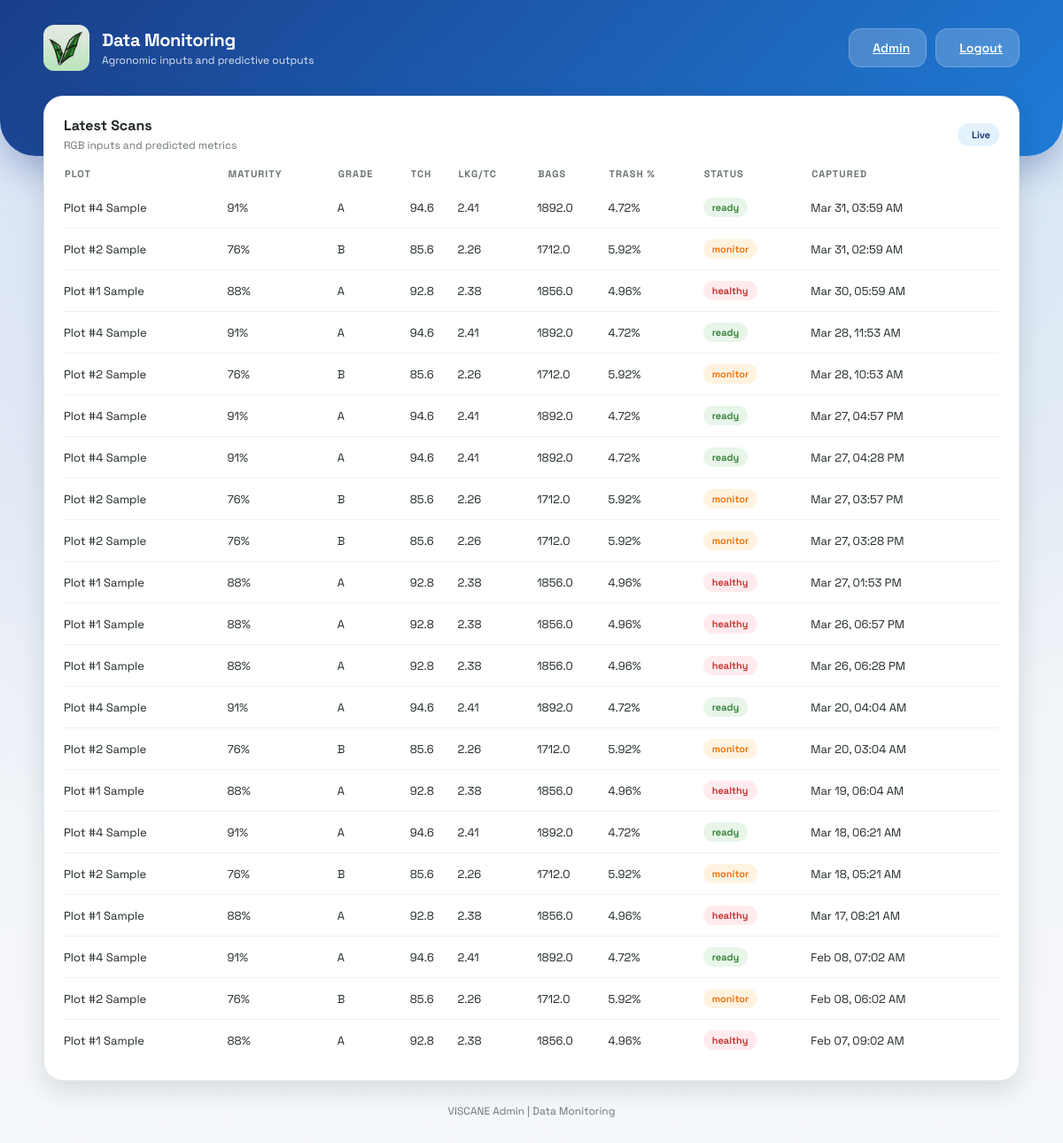
Before: /admin/monitoring (signed in) with the older database file.
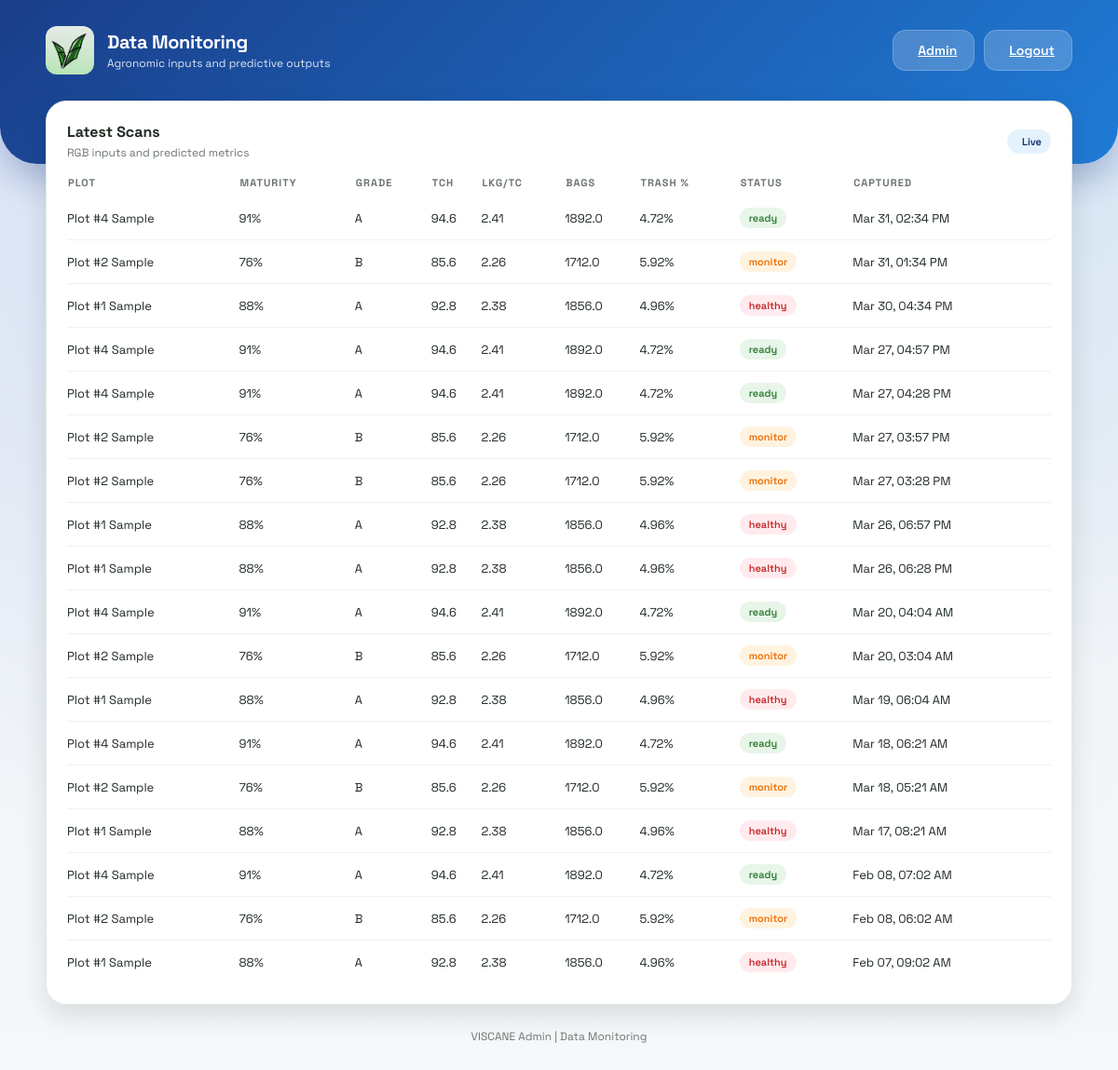
After: the same page with the newer database file.
### models.py (models this page shows)
class Scan(db.Model):
    id = db.Column(db.Integer, primary_key=True)
    user_id = db.Column(db.Integer, db.ForeignKey('user.id', ondelete='CASCADE'), nullable=False)
    plot_name = db.Column(db.String(80), nullable=False)
    grade = db.Column(db.String(2), nullable=False)
    maturity_pct = db.Column(db.Integer, nullable=False)
    status = db.Column(db.String(20), nullable=False, default='pending')
    created_at = db.Column(db.DateTime, default=datetime.utcnow, nullable=False)
    user = db.relationship('User', backref=db.backref('scans', lazy=True, cascade='all, delete-orphan'))

### app.py (the view)
@app.route('/admin/monitoring')
@login_required
def admin_monitoring():
    scans = Scan.query.order_by(Scan.created_at.desc()).limit(50).all()
    monitoring_rows = []
    for scan in scans:
        tch, lkg_tc, trash_pct = estimate_scan_metrics(scan)
        bags = round(tch * 20, 2)
        monitoring_rows.append({
            "plot_name": scan.plot_name,
            "grade": scan.grade,
            "maturity_pct": scan.maturity_pct,
            "status": scan.status,
            "tch": tch,
            "lkg_tc": lkg_tc,
            "bags": bags,
            "trash_pct": trash_pct,
            "created_at": scan.created_at
        })
    return render_template('admin_monitoring.html', rows=monitoring_rows, current_admin=get_current_admin())

### app.py (called while the page is built)
def login_required(view):
    @wraps(view)
    def wrapped(*args, **kwargs):
        if not session.get('admin_id'):
            return redirect(url_for('admin_login'))
        return view(*args, **kwargs)
    return wrapped

def get_current_admin():
    admin_id = session.get('admin_id')
    if not admin_id:
        return None
    admin = Admin.query.get(admin_id)
    if not admin or admin.is_archived:
        return None
    return admin

def estimate_scan_metrics(scan):
    maturity = scan.maturity_pct or 0
    estimated_tch = round(40 + (maturity * 0.6), 2)
    estimated_lkg_tc = round(1.5 + (maturity * 0.01), 2)
    estimated_trash_pct = round(max(2, 12 - (maturity * 0.08)), 2)
    return estimated_tch, estimated_lkg_tc, estimated_trash_pct

### templates/admin_monitoring.html (shortened to what this page needs)
<!DOCTYPE html>
<html lang="en">
<head>
    <link rel="stylesheet" href="{{ url_for('static', filename='style.css') }}">
</head>
<body class="admin-layout">
    <header class="dashboard-header">
        <div class="header-content">
            <div class="brand">
                <div class="brand-icon">
                    <img src="{{ url_for('static', filename='logo.jpg') }}" alt="VISCANE Logo" style="width: 100%; height: 100%; object-fit: cover; border-radius: 12px;">
                </div>
                <div>
                    <p class="brand-title">Data Monitoring</p>
                    <p class="brand-subtitle">Agronomic inputs and predictive outputs</p>
                </div>
            </div>
            <div class="header-actions">
                <a class="btn light" href="/admin">
                    Admin
                </a>
                <a class="btn light" href="/admin-logout">
                    Logout
                </a>
            </div>
        </div>
    </header>
    <main class="dashboard-container fade-in">
        <section class="panel">
            <div class="panel-header">
                <div>
                    <h3 class="panel-title">Latest Scans</h3>
                    <p class="panel-subtitle">RGB inputs and predicted metrics</p>
                </div>
                <span class="badge">Live</span>
            </div>
            <table class="data-table">
                <thead>
                    <tr>
                        <th>Plot</th>
                        <th>Maturity</th>
                        <th>Grade</th>
                        <th>TCH</th>
                        <th>LKG/TC</th>
                        <th>Bags</th>
                        <th>Trash %</th>
                        <th>Status</th>
                        <th>Captured</th>
                    </tr>
                </thead>
                <tbody>
                    {% if rows %}
                        {% for row in rows %}
                            <tr>
                                <td>{{ row.plot_name }}</td>
                                <td>{{ row.maturity_pct }}%</td>
                                <td>{{ row.grade }}</td>
                                <td>{{ row.tch }}</td>
                                <td>{{ row.lkg_tc }}</td>
                                <td>{{ row.bags }}</td>
                                <td>{{ row.trash_pct }}%</td>
                                <td>
                                    <span class="tag {% if row.status == 'ready' %}success{% elif row.status == 'monitor' %}warning{% else %}alert{% endif %}">
                                        {{ row.status }}
                                    </span>
                                </td>
                                <td>{{ row.created_at.strftime('%b %d, %I:%M %p') }}</td>
                            </tr>
                        {% endfor %}
                    {% else %}
                        <tr>
                            <td colspan="9">No scan data available.</td>
                        </tr>
                    {% endif %}
                </tbody>
            </table>
        </section>
        <div class="footer-link">VISCANE Admin | Data Monitoring</div>
    </main>
</body>
</html>

### static/style.css (style rules this page uses)
:root { --glass-bg: rgba(255, 255, 255, 0.15); --glass-border: rgba(255, 255, 255, 0.2); --primary-green: #43A047; --neutral-0: #ffffff; --neutral-50: #f6f8f5; --neutral-100: #eef2ee; --neutral-200: #e3e9e5; --neutral-500: #6b756f; --neutral-900: #1f2a22; --radius-lg: 22px; --radius-md: 16px; --shadow-md: 0 12px 28px rgba(19, 32, 24, 0.12); --shadow-lg: 0 18px 45px rgba(19, 32, 24, 0.18); }
* { box-sizing: border-box; }
body { margin: 0; font-family: "Space Grotesk", sans-serif; background-image: linear-gradient(rgba(0,0,0,0.5), rgba(0,0,0,0.5)), url('background.png'); background-size: cover; background-position: center; background-attachment: fixed; display: flex; justify-content: center; align-items: center; min-height: 100vh; color: white; }
.fade-in { animation: slideUp 0.6s ease-out forwards; }
body.farmer-layout, body.admin-layout { display: block; min-height: 100vh; background-image: none; background-color: var(--neutral-50); color: var(--neutral-900); overflow-x: hidden; padding: 0; }
body.admin-layout { --accent: #1E5BBF; --accent-soft: #E3F2FD; --accent-strong: #102B6A; --header-gradient: linear-gradient(135deg, #1A3E8A, #1F7BD6); --header-shadow: 0 18px 35px rgba(26, 62, 138, 0.28); }
.dashboard-header { background: var(--header-gradient); color: white; padding: 28px 0 96px; border-radius: 0 0 40px 40px; box-shadow: var(--header-shadow); position: relative; z-index: 2; }
.header-content { max-width: 1150px; margin: 0 auto; padding: 0 24px; display: flex; justify-content: space-between; align-items: center; gap: 20px; flex-wrap: wrap; }
.brand { display: flex; align-items: center; gap: 14px; }
.brand-icon { width: 52px; height: 52px; border-radius: 16px; display: grid; place-items: center; background: rgba(255, 255, 255, 0.18); backdrop-filter: blur(8px); font-size: 26px; }
.brand-title { margin: 0; font-size: 20px; font-weight: 700; letter-spacing: -0.4px; }
.brand-subtitle { margin: 2px 0 0; font-size: 12px; opacity: 0.85; }
.header-actions { display: flex; align-items: center; gap: 10px; flex-wrap: wrap; }
.dashboard-container { max-width: 1150px; margin: -68px auto 0; padding: 0 24px 60px; position: relative; z-index: 2; }
.btn { border: none; border-radius: 14px; padding: 12px 18px; font-weight: 600; font-size: 14px; cursor: pointer; display: inline-flex; align-items: center; gap: 8px; transition: transform 0.2s ease, box-shadow 0.2s ease, background 0.2s ease; }
.btn.light { background: rgba(255,255,255,0.2); color: white; border: 1px solid rgba(255,255,255,0.2); }
.panel { background: var(--neutral-0); border-radius: var(--radius-lg); padding: 22px; border: 1px solid var(--neutral-200); box-shadow: var(--shadow-md); }
.panel-header { display: flex; justify-content: space-between; align-items: center; gap: 12px; margin-bottom: 16px; }
.panel-title { margin: 0; font-size: 16px; color: var(--neutral-900); }
.panel-subtitle { margin: 4px 0 0; font-size: 12px; color: var(--neutral-500); }
.badge { display: inline-flex; align-items: center; gap: 6px; padding: 6px 10px; border-radius: 999px; background: var(--accent-soft); color: var(--accent-strong); font-size: 11px; font-weight: 600; }
.data-table { width: 100%; border-collapse: collapse; font-size: 13px; }
.data-table th { text-align: left; color: var(--neutral-500); font-size: 11px; text-transform: uppercase; letter-spacing: 1px; padding-bottom: 8px; }
.data-table td { padding: 12px 0; border-bottom: 1px solid var(--neutral-100); }
.data-table tr:last-child td { border-bottom: none; }
.tag { display: inline-flex; align-items: center; gap: 6px; padding: 4px 10px; border-radius: 12px; font-size: 11px; font-weight: 600; background: var(--neutral-100); color: var(--neutral-500); }
.tag.success { background: #E8F5E9; color: #2E7D32; }
.tag.warning { background: #FFF3E0; color: #EF6C00; }
.tag.alert { background: #FFEBEE; color: #C62828; }
.footer-link { margin-top: 26px; text-align: center; font-size: 12px; color: var(--neutral-500); }

Changed rows visible on the page:
removed Scan: plot_name "Plot #4 Sample", maturity_pct "91", grade "A", tch "94.6", lkg_tc "2.41", bags "1892.0", trash_pct "4.72", status "ready", created_at "Mar 31, 03:59 AM"
removed Scan: plot_name "Plot #2 Sample", maturity_pct "76", grade "B", tch "85.6", lkg_tc "2.26", bags "1712.0", trash_pct "5.92", status "monitor", created_at "Mar 31, 02:59 AM"
removed Scan: plot_name "Plot #1 Sample", maturity_pct "88", grade "A", tch "92.8", lkg_tc "2.38", bags "1856.0", trash_pct "4.96", status "healthy", created_at "Mar 30, 05:59 AM"
changed Scan: created_at "Mar 28, 11:53 AM" → "Mar 31, 02:34 PM"
changed Scan: created_at "Mar 28, 10:53 AM" → "Mar 31, 01:34 PM"
changed Scan: created_at "Mar 27, 01:53 PM" → "Mar 30, 04:34 PM"; moves up the list
